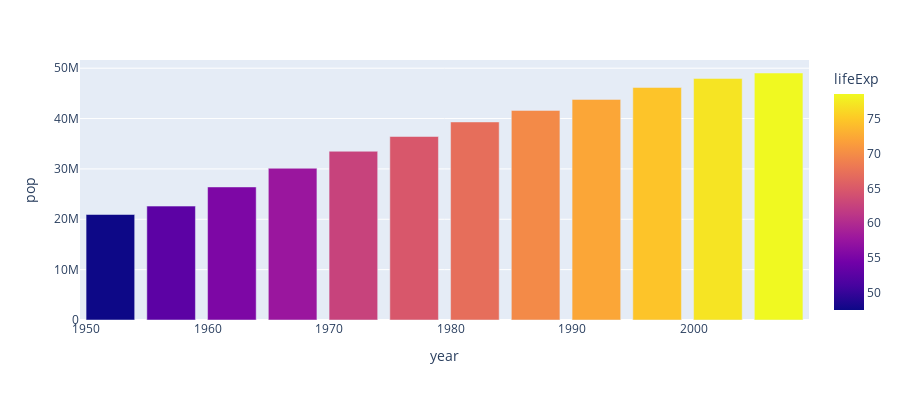

Notebook cell for this chart:
### Code cell
fig = px.bar(gapminder_korea, x= 'year',y='pop',
             hover_data=['lifeExp','gdpPercap'], # 마우스 올릴 때 추가로 정보를 넣고싶을 때
             color='lifeExp',
             height=400) 
fig.show()

### Figure 1 — Plotly figure (JSON) as saved in the notebook; plotly's stock layout.template omitted (floating-point values rounded to 4 significant figures)
{"data": [{"alignmentgroup": "True", "customdata": [[47.45, 1031.0], [52.68, 1488.0], [55.29, 1536.0], [57.72, 2029.0], [62.61, 3031.0], [64.77, 4657.0], [67.12, 5623.0], [69.81, 8533.0], [72.24, 12100.0], [74.65, 15990.0], [77.05, 19230.0], [78.62, 23350.0]], "hovertemplate": "year=%{x}<br>pop=%{y}<br>lifeExp=%{marker.color}<br>gdpPercap=%{customdata[1]}<extra></extra>", "legendgroup": "", "marker": {"color": [47.45, 52.68, 55.29, 57.72, 62.61, 64.77, 67.12, 69.81, 72.24, 74.65, 77.05, 78.62], "coloraxis": "coloraxis", "pattern": {"shape": ""}}, "name": "", "offsetgroup": "", "orientation": "v", "showlegend": false, "textposition": "auto", "type": "bar", "x": [1952, 1957, 1962, 1967, 1972, 1977, 1982, 1987, 1992, 1997, 2002, 2007], "xaxis": "x", "y": [20947571, 22611552, 26420307, 30131000, 33505000, 36436000, 39326000, 41622000, 43805450, 46173816, 47969150, 49044790], "yaxis": "y"}], "layout": {"barmode": "relative", "coloraxis": {"colorbar": {"title": {"text": "lifeExp"}}, "colorscale": [[0, "#0d0887"], [0.1111, "#46039f"], [0.2222, "#7201a8"], [0.3333, "#9c179e"], [0.4444, "#bd3786"], [0.5556, "#d8576b"], [0.6667, "#ed7953"], [0.7778, "#fb9f3a"], [0.8889, "#fdca26"], [1, "#f0f921"]]}, "height": 400, "legend": {"tracegroupgap": 0}, "margin": {"t": 60}, "xaxis": {"anchor": "y", "domain": [0, 1], "title": {"text": "year"}}, "yaxis": {"anchor": "x", "domain": [0, 1], "title": {"text": "pop"}}}}
